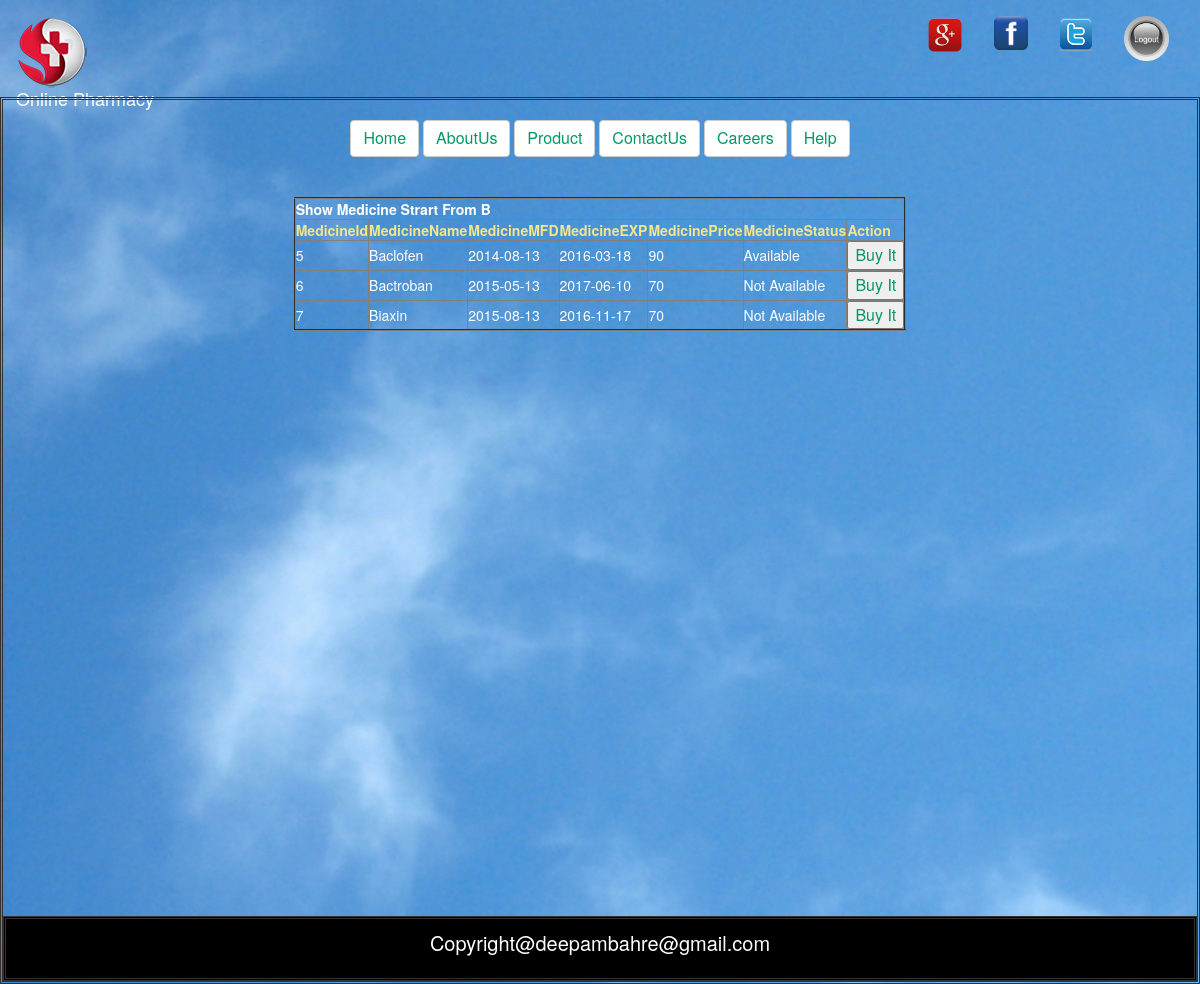
/product_fetch.php?medicine=B (signed in), run on the app's committed database.
### tables this page shows
CREATE TABLE IF NOT EXISTS `medicinedetail` (
  `MedicineId` int(11) NOT NULL,
  `MedicineName` varchar(255) NOT NULL,
  `MedicineMFD` date NOT NULL,
  `MedicineEXP` date NOT NULL,
  `MedicinePrice` bigint(80) NOT NULL,
  `MedicineStatus` varchar(255) NOT NULL
);

### product_fetch.php (the view, shortened to what this page needs)
<?php
require('header.php');
?>
<html>
<head>
<link rel="stylesheet" type="text/css" href="CSS/careers.css">
</head>
<body background="images/line_glare_light_color_background_hd-wallpaper-45215.jpg">
<div id="right">
<br>
<center>
<a href="index2.php" class="btn btn-default"><font size="3" color="#009966">Home</font></a>
<a href="about.php" class="btn btn-default"><font size="3" color="#009966">AboutUs</font></a>
<a href="product.php" class="btn btn-default"><font size="3" color="#009966">Product</font></a>
<a href="contact.php" class="btn btn-default"><font size="3" color="#009966">ContactUs</font></a>
<a href="careers.php" class="btn btn-default"><font size="3" color="#009966">Careers</font></a>
<a href="help.php" class="btn btn-default"><font size="3" color="#009966">Help</font></a>
<br>
</body>
</html>
<?php
$servername = "localhost";
$username = "root";
$password = "";
$dbname = "deepam_medical";
$conn = new mysqli($servername, $username, $password, $dbname);
$med =  $_GET['medicine'] ;
$select="SELECT * FROM medicinedetail where MedicineName LIKE '$med%' ";
$result = $conn->query($select);
	if(!empty($result))
	{
       ?>
       <table border="2px" align="center">
               <br/><br/>
			<tr><th colspan="7" align="center"><font color="#FFFFFF">Show Medicine Strart From <?php echo $med;?></font></th></tr>
			<tr>
				<th><font color="#F0E68C">MedicineId</font></th>
				<th><font color="#F0E68C">MedicineName</font></th>
                <th><font color="#F0E68C">MedicineMFD</font></th>
				<th><font color="#F0E68C">MedicineEXP</font></th>
                <th><font color="#F0E68C">MedicinePrice</font></th>
				<th><font color="#F0E68C">MedicineStatus</font></th>
                <th colspan="3"><font color="#F0E68C">Action</font></th>
			</tr>
       <?php
		while($r=mysqli_fetch_array($result))
		{
	     ?>
		<tr>
		<td><font color="#FFFFFF"><?php echo $r['MedicineId'];?></font></td>
		<td><font color="#FFFFFF"><?php echo $r['MedicineName'];?></font></td>
        <td><font color="#FFFFFF"><?php echo $r['MedicineMFD'];?></font></td>
		<td><font color="#FFFFFF"><?php echo $r['MedicineEXP'];?></font></td>
        <td><font color="#FFFFFF"><?php echo $r['MedicinePrice'];?></font></td>
		<td><font color="#FFFFFF"><?php echo $r['MedicineStatus'];?></font></td>
        <td><button><a href="buy.php" style="text-decoration:none"><font size="3" color="#009966">Buy It</font></a></button></td>
		</tr>
	<?php
	}
	?>
		</table>
	<?php
	 }
?>
<?php require('footer.php');?>

### CSS/index.css (style rules this page uses)
#right { height:83%; width:79.10%; float:right; border:double; position:relative; min-height:498px; }

### CSS/careers.css (style rules this page uses)
#right { height:83%; width:100%; float:right; border:double; position:relative; }

### data on the page
medicinedetail: MedicineId "5", MedicineName "Baclofen", MedicineMFD "2014-08-13", MedicineEXP "2016-03-18", MedicinePrice "90", MedicineStatus "Available"
medicinedetail: MedicineId "6", MedicineName "Bactroban", MedicineMFD "2015-05-13", MedicineEXP "2017-06-10", MedicinePrice "70", MedicineStatus "Not Available"
medicinedetail: MedicineId "7", MedicineName "Biaxin", MedicineMFD "2015-08-13", MedicineEXP "2016-11-17", MedicinePrice "70", MedicineStatus "Not Available"

### other printed values
$med "B"
